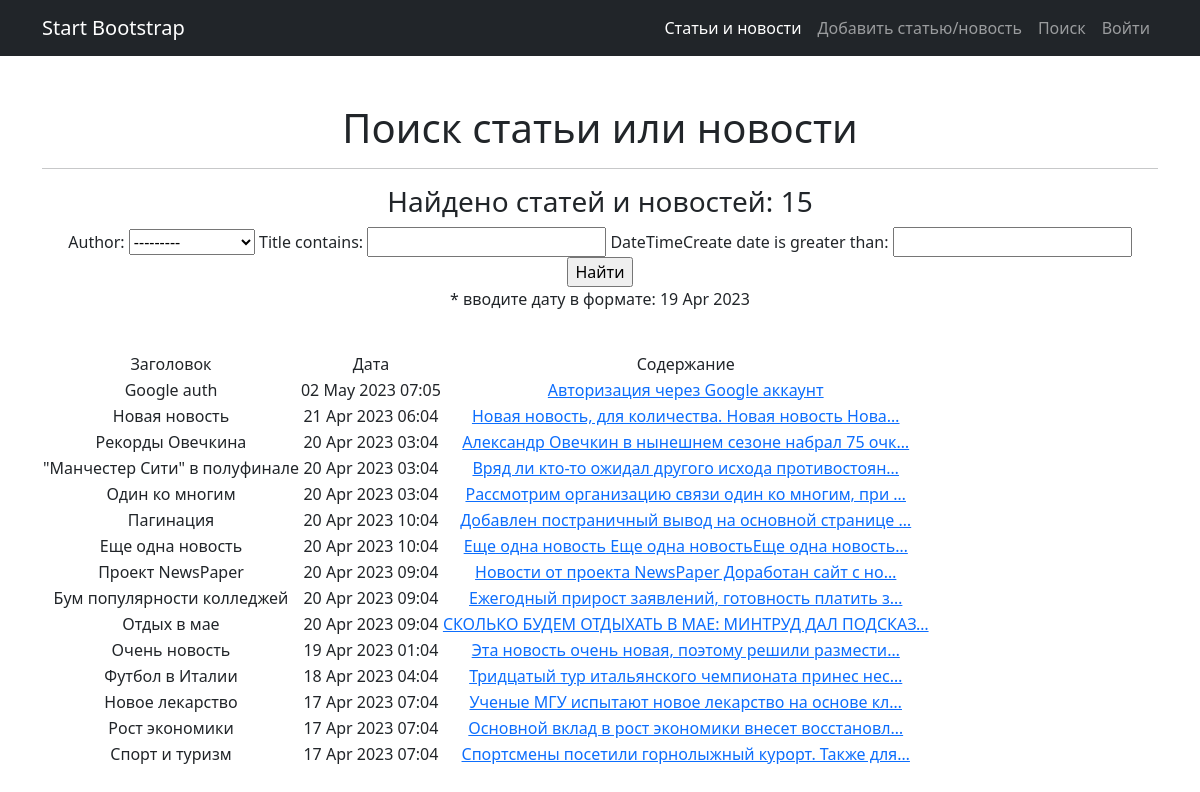
Before: /news/search with the older database file.
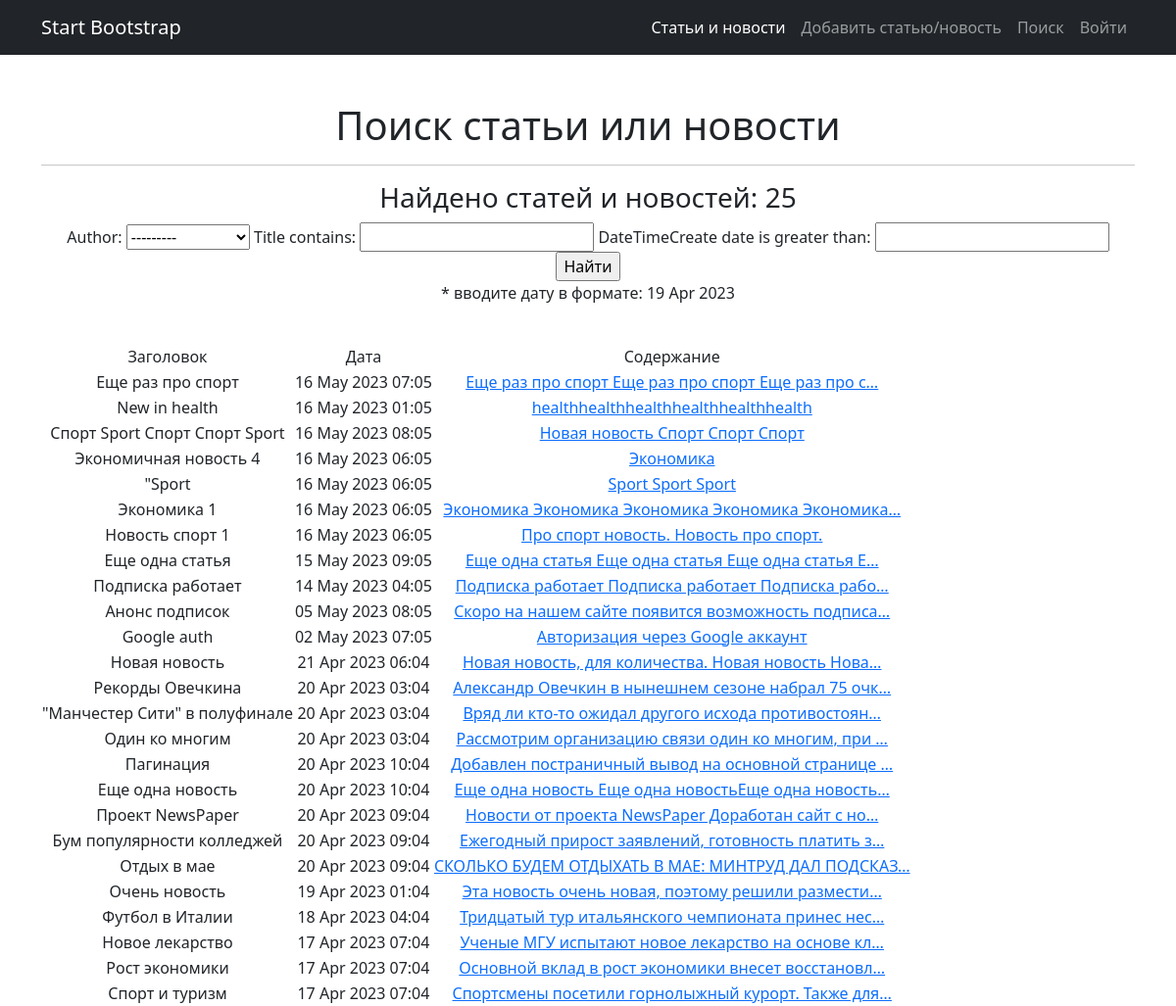
After: the same page with the newer database file.
### news/models.py (models this page shows, shortened)
class Post (models.Model):
    author = models.ForeignKey(Author, on_delete=models.CASCADE)
    article='AR'
    news='NW'
    POST_TYPES=[
        (article, 'Статья'),
        (news,'Новость')
    ]
    postType=models.CharField(max_length=2, choices=POST_TYPES, default=news)
    dateTimeCreate=models.DateTimeField(auto_now_add=True)
    postCategory=models.ManyToManyField(Category, through='PostCategory')
    title=models.CharField(max_length=255)
    text=models.TextField()
    postRating=models.IntegerField(default=0)

### news/views.py (the view)
# urls.py: path('search', PostSearch.as_view()),
class PostSearch(ListView):
    model = Post  # указываем модель, объекты которой мы будем выводить
    template_name = 'search.html'  # указываем имя шаблона, в котором будет лежать HTML, в нём будут все инструкции о том, как именно пользователю должны вывестись наши объекты
    context_object_name = 'posts'  # это имя списка, в котором будут лежать все объекты, его надо указать, чтобы обратиться к самому списку объектов через HTML-шаблон
    ordering = ['-id'] # это если с формой поиска
    def get_context_data(self, **kwargs): # забираем отфильтрованные объекты переопределяя метод get_context_data у наследуемого класса
        context = super().get_context_data(**kwargs)
        context['filter'] = PostFilter(self.request.GET, queryset=self.get_queryset()) # вписываем наш фильтр в контекст
        return context

### news/models.py (called while the page is built)
    def __str__(self):
        return f'Автор: {self.authorUser.username}'

### news/templatetags/news_filters.py (called while the page is built)
@register.filter(name='censor') # регистрируем наш фильтр под именем censor, чтоб django понимал, что это именно фильтр, а не простая функция
def censor(value): # первый аргумент здесь — это то значение, к которому надо применить фильтр, т.е. примерно следующее будет в шаблоне value|censor
    for word in bad_words_list:
        value = value.replace(word, "")
    return value # возвращаемое функцией значение — это то значение, которое подставится к нам в шаблон

### templates/search.html (shortened to what this page needs)
{% extends 'default.html' %}
{% load news_filters %}
{% block content %}
    <h1>Поиск статьи или новости</h1>
    <hr>
    {% if filter.qs %}
    <h3>Найдено статей и новостей: {{ filter.qs.count }}</h3>
    <form method="GET">
        {{ filter.form }}
        <input type="submit" value="Найти">
    </form>
    <p>* вводите дату в формате: 19 Apr 2023</p>
    <br>
        <table>
            <tr>
                <td>
                    Заголовок
                </td>
                <td>
                    Дата
                </td>
                <td>
                    Содержание
                </td>
            </tr>
        {% for post in filter.qs %}
            <tr>
                <td>
                    {{ post.title|censor }}
                </td>
                <td>
                    {{ post.dateTimeCreate|date:'d M Y h:m' }}
                </td>
                <td>
                    <a href="/news/{{ post.id }}">{{ post.text|censor|truncatechars:50 }}</a>
                </td>
            </tr>
        {% endfor %}
        </table>
    {% endif %}
{% endblock content %}

### templates/default.html (shortened to what this page needs)
{% load static %}
<!DOCTYPE html>
<html lang="en">
    <head>
        <link href="{% static 'css/styles.css' %}" rel="stylesheet">
    </head>
    <body>
        <nav class="navbar navbar-expand-lg navbar-dark bg-dark">
            <div class="container">
                <a class="navbar-brand" href="#">Start Bootstrap</a>
                <div class="collapse navbar-collapse" id="navbarSupportedContent">
                    <ul class="navbar-nav ms-auto mb-2 mb-lg-0">
                        <li class="nav-item"><a class="nav-link active" aria-current="page" href="/news/">Статьи и новости</a></li>
                        <li class="nav-item"><a class="nav-link" href="/news/add">Добавить статью/новость</a></li>
                        <li class="nav-item"><a class="nav-link" href="/news/search">Поиск</a></li>
                    {% if user.is_authenticated %}
                        <li class="nav-item"><a class="nav-link" href="/news/profile">Профиль: {{ user.get_username }}</a></li>
                        <li class="nav-item"><a class="nav-link" href="/accounts/logout">Выйти</a></li>
                    {% else %}
                        <li class="nav-item"><a class="nav-link" href="/accounts/login">Войти</a></li>
                    {% endif %}
                    </ul>
                </div>
            </div>
        </nav>
        <div class="container">
            <div class="text-center mt-5">
                {% block content %}{% endblock content %}
            </div>
        </div>
    </body>
</html>

Changed rows visible on the page:
added Post: title|censor "Еще раз про спорт", dateTimeCreate "16 May 2023 07:05", text|censor "Еще раз про спорт Еще раз про спорт Еще раз про с…"
added Post: title|censor "New in health", dateTimeCreate "16 May 2023 01:05", text|censor "healthhealthhealthhealthhealthhealth"
added Post: title|censor "Спорт Sport Спорт Спорт Sport", dateTimeCreate "16 May 2023 08:05", text|censor "Новая новость Спорт Спорт Спорт"
added Post: title|censor "Экономичная новость 4", dateTimeCreate "16 May 2023 06:05", text|censor "Экономика"
added Post: title|censor "\"Sport", dateTimeCreate "16 May 2023 06:05", text|censor "Sport Sport Sport"
added Post: title|censor "Экономика 1", dateTimeCreate "16 May 2023 06:05", text|censor "Экономика Экономика Экономика Экономика Экономика…"
added Post: title|censor "Новость спорт 1", dateTimeCreate "16 May 2023 06:05", text|censor "Про спорт новость. Новость про спорт."
added Post: title|censor "Еще одна статья", dateTimeCreate "15 May 2023 09:05", text|censor "Еще одна статья Еще одна статья Еще одна статья Е…"
added Post: title|censor "Подписка работает", dateTimeCreate "14 May 2023 04:05", text|censor "Подписка работает Подписка работает Подписка рабо…"
added Post: title|censor "Анонс подписок", dateTimeCreate "05 May 2023 08:05", text|censor "Скоро на нашем сайте появится возможность подписа…"
Other visible differences:
{{ filter.qs.count }}: "15" → "25"
